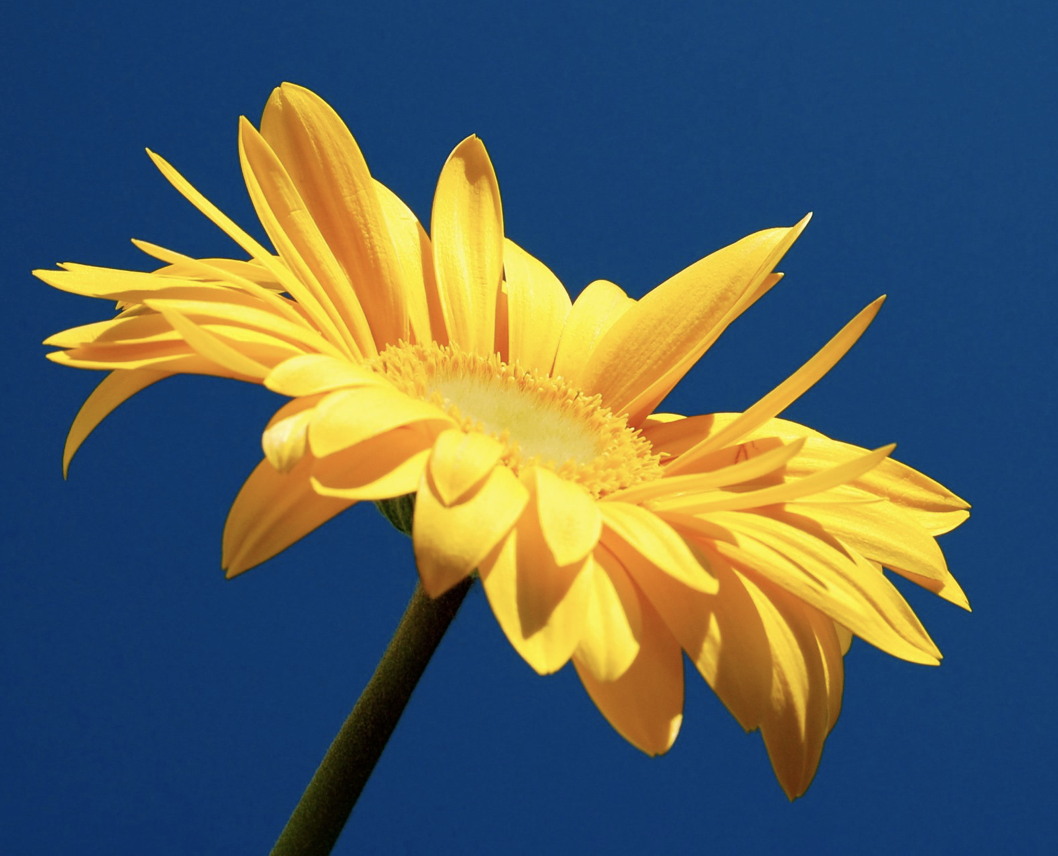
#> input picture images/amarilla.png, 1058 x 856 px, found by its file name
$ python cuadro.py
#> lines starting #> are read from the running program, lines starting #| are printed output that depends on the picture; after the words box and inside, x2 and y2 are one past the last pixel; in counts of white or black regions, pixels touching at a corner belong together
import cv2
import numpy as np
import random
import matplotlib.pyplot as plt

def crear_imgCuadradoEsquinaNegro(imagen_ruta: str):
    imagen = cv2.imread(imagen_ruta)
    imagen = cv2.cvtColor(imagen, cv2.COLOR_BGR2GRAY)
    # Dimensiones de la imagen
    alto, ancho = imagen.shape
    tamano = random.randint(10, ancho-10)
    esquinas = [(0, 0), (ancho - tamano, 0), (0, alto - tamano), (ancho - tamano, alto - tamano)]

    esquina_aleatoria = random.choice(esquinas)

    # Color aleatorio del cuadrado (en formato BGR)
    color = (random.randint(0, 255), random.randint(0, 255), random.randint(0, 255))

    # Dibujar el cuadrado en la imagen
    cv2.rectangle(imagen, esquina_aleatoria, (esquina_aleatoria[0] + tamano, esquina_aleatoria[1] + tamano), color, -1)
    return imagen

def crear_imgCentroBlanco(imagen_ruta: str):
    imagen = cv2.imread(imagen_ruta)
    imagen = cv2.cvtColor(imagen, cv2.COLOR_BGR2GRAY)
    imagen_centroBlanco = np.zeros_like(imagen, dtype=np.uint8)

    alto, ancho = imagen.shape

    x_cuadrado = ancho // 4
    y_cuadrado = alto // 4

    # Color del cuadrado (en formato BGR)
    cv2.rectangle(imagen_centroBlanco, (x_cuadrado, y_cuadrado), (3*x_cuadrado, 3*y_cuadrado), (255, 255, 255), -1)
    return imagen_centroBlanco

def multiplicar_imgEsquinaNegro(imagen_ruta: str):
    imagen = cv2.imread(imagen_ruta)
#> imagen is the input picture: shape (856, 1058, 3); mean B, G, R 94.7, 96.5, 84.2
    imagen = cv2.cvtColor(imagen, cv2.COLOR_BGR2GRAY)
#> imagen: shape (856, 1058)

    esquina = crear_imgCuadradoEsquinaNegro(imagen_ruta)
    cv2.namedWindow("esquina", cv2.WINDOW_NORMAL)
    cv2.imshow("esquina", esquina)
    cv2.waitKey(0)
    cv2.destroyAllWindows()
    return multiplicar(imagen, esquina)
#> after the loop in multiplicar, `for i in range(imagen1.shape[0]):`:
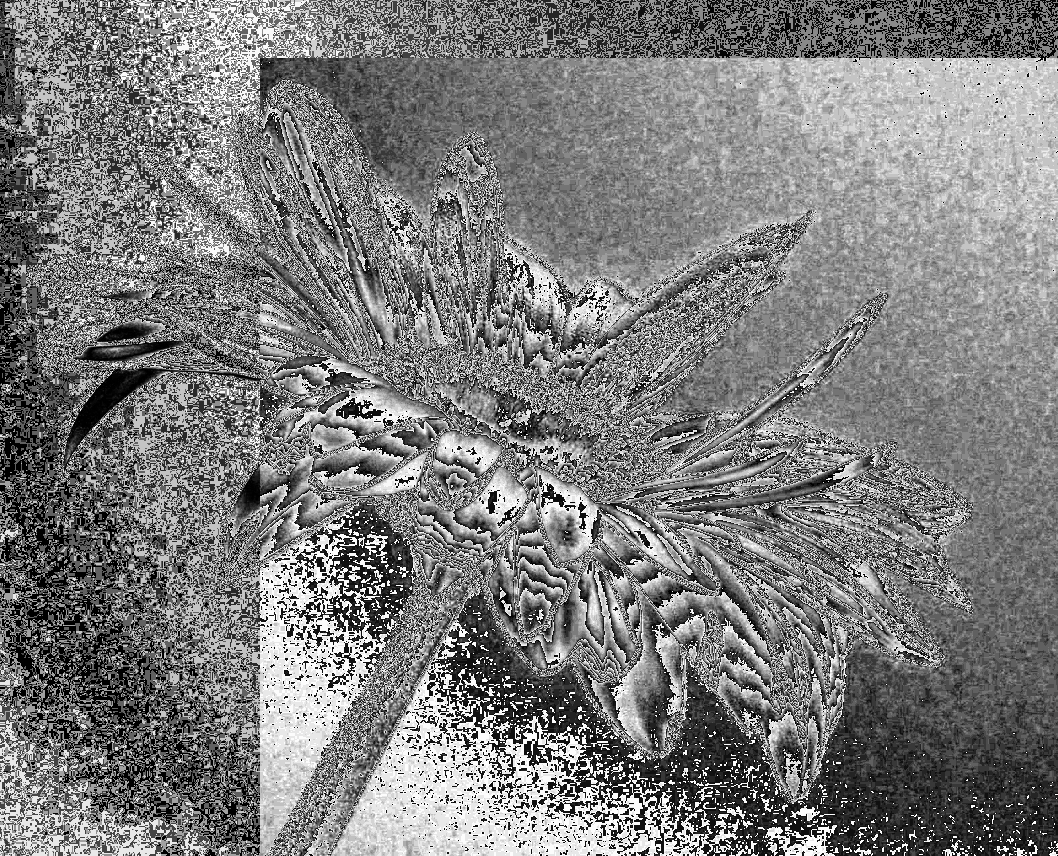
#> resultado: shape (856, 1058); min 0, max 252, mean 124.2
    return cv2.multiply(imagen, esquina)

def restar_imgCentroBlanco(imagen_ruta: str):
    imagen = cv2.imread(imagen_ruta)
    imagen = cv2.cvtColor(imagen, cv2.COLOR_BGR2GRAY)

    centro = crear_imgCentroBlanco(imagen_ruta)
#> in crear_imgCentroBlanco, `cv2.rectangle(imagen_centroBlanco, (x_cuadrado, y_cuadrado), (3*x_cuad..`:
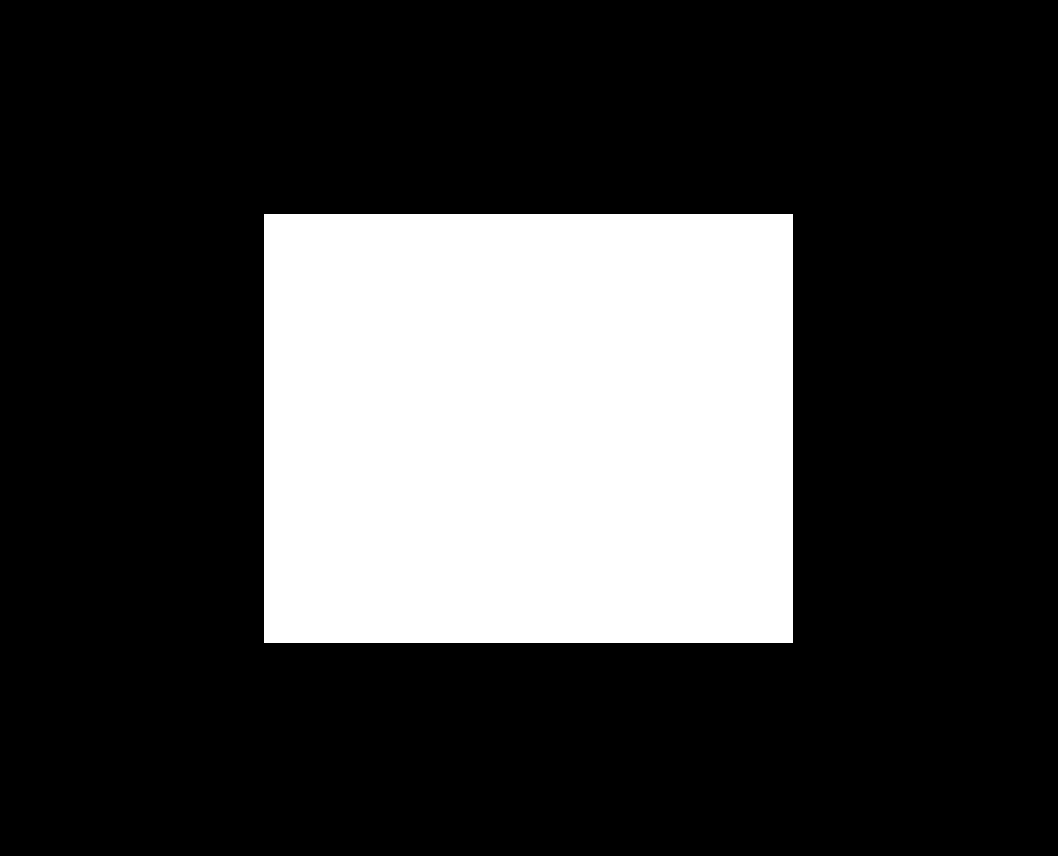
#> imagen_centroBlanco: shape (856, 1058); 25.1% white; 1 white region, box (x1, y1, x2, y2) and area: (264, 214, 793, 643) 226941
    return cv2.subtract(imagen, centro)

def crear_centro130_fondoAleatorio(imagen_ruta: str):
    imagen = cv2.imread(imagen_ruta)
    imagen = cv2.cvtColor(imagen, cv2.COLOR_BGR2GRAY)

    r = random.randint(0, 255)
    imagen_fondoBlanco_centroNegro = np.ones_like(imagen, dtype=np.uint8) * r
    largo, ancho = imagen.shape

    for i in range(largo//4, 3 * largo//4 ,1):
        for j in range(ancho//4, 3 * ancho//4, 1):
            imagen_fondoBlanco_centroNegro[i,j] = 130
    imagen_fondoBlanco_centroNegro = cv2.cvtColor(imagen_fondoBlanco_centroNegro, cv2.COLOR_GRAY2BGR)
    return imagen_fondoBlanco_centroNegro

def sumar_centro130(imagen_ruta: str):
    imagen = cv2.imread(imagen_ruta)

    imagen_fondoAleatorio_centro130 = crear_centro130_fondoAleatorio(imagen_ruta)
#> after the loop in crear_centro130_fondoAleatorio, `for i in range(largo//4, 3 * largo//4 ,1):`: imagen_fondoBlanco_centroNegro: shape (856, 1058); values 130 (black) and 207 (white), 75% white; 1 black region, box (x1, y1, x2, y2) and area: (264, 214, 793, 642) 226412

    return cv2.add(imagen, imagen_fondoAleatorio_centro130)
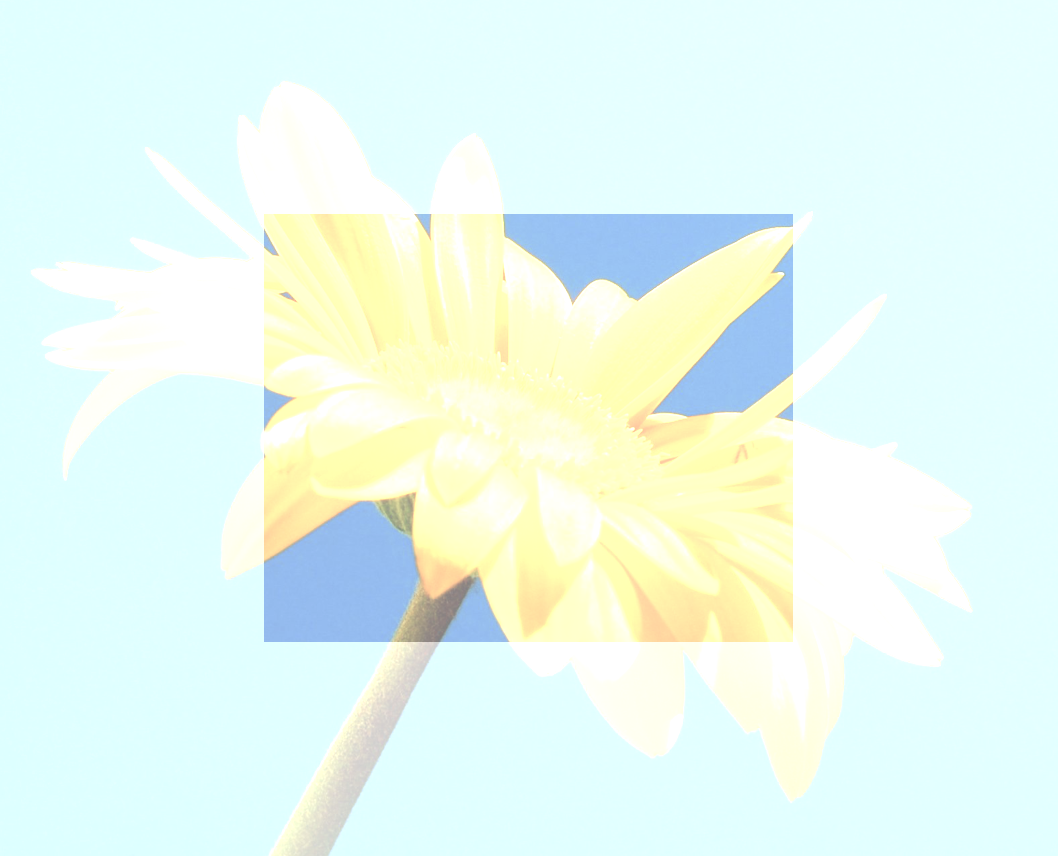
#> returned value: shape (856, 1058, 3); mean of channels 0, 1, 2 241.9, 250.6, 232.1; drawn as B, G, R

def crear_centroAleatorio_fondoNegro(imagen_ruta: str):
    imagen = cv2.imread(imagen_ruta)
    imagen = cv2.cvtColor(imagen, cv2.COLOR_BGR2GRAY)

    imagen_fondoBlanco_centroNegro = np.zeros_like(imagen, dtype=np.uint8)
    largo, ancho = imagen.shape

    for i in range(largo//4, 3 * largo//4 ,1):
        for j in range(ancho//4, 3 * ancho//4, 1):
            imagen_fondoBlanco_centroNegro[i,j] = random.randint(0, 255)
    imagen_fondoBlanco_centroNegro = cv2.cvtColor(imagen_fondoBlanco_centroNegro, cv2.COLOR_GRAY2BGR)
    return imagen_fondoBlanco_centroNegro

def restar_centroAleatorio_fondoNegro(imagen_ruta: str):
    imagen = cv2.imread(imagen_ruta)

    imagen_centroAleatorio_fondoNegro = crear_centroAleatorio_fondoNegro(imagen_ruta)
#> after the loop in crear_centroAleatorio_fondoNegro, `for i in range(largo//4, 3 * largo//4 ,1):`:
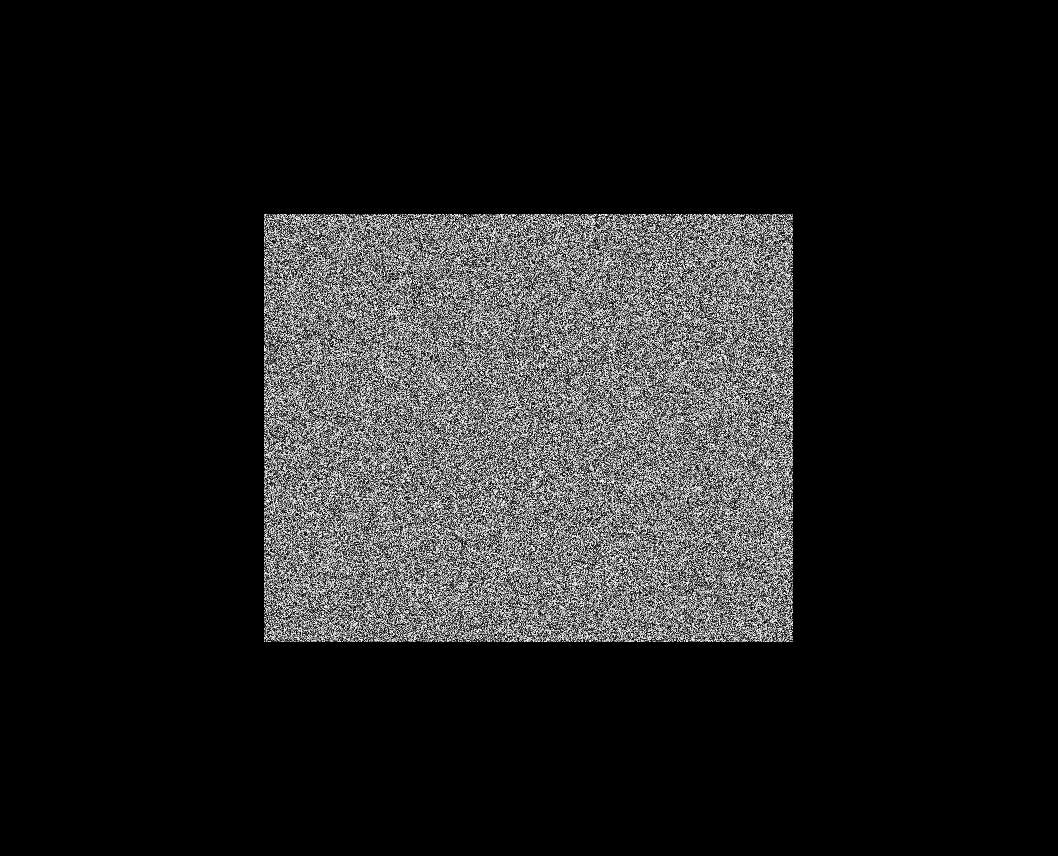
#> imagen_fondoBlanco_centroNegro: shape (856, 1058); min 0, max 255, mean 31.9

    return cv2.subtract(imagen, imagen_centroAleatorio_fondoNegro)

def multiplicar(imagen1, imagen2):
    # Crear una imagen vacía para el resultado
    resultado = np.zeros_like(imagen1)

    # Multiplicar las imágenes píxel a píxel y asegurarse de que estén en el rango de 0 a 255
    for i in range(imagen1.shape[0]):
        for j in range(imagen1.shape[1]):
            valor = imagen1[i, j] * imagen2[i, j]
            resultado[i, j] = valor

    return resultado

ruta_amarilla = "C:/Users/Hp245-User/Desktop/openCV/images/amarilla.png"

# Obtener resultados
resultado1 = multiplicar_imgEsquinaNegro(ruta_amarilla)
resultado2 = restar_imgCentroBlanco(ruta_amarilla)
resultado3 = sumar_centro130(ruta_amarilla)
resultado4 = restar_centroAleatorio_fondoNegro(ruta_amarilla)

# Mostrar los resultados en subplots
plt.figure(1)

plt.subplot(221)  # 4 filas, 1 columna, posición 1
plt.imshow(cv2.cvtColor(resultado1, cv2.COLOR_BGR2RGB))
plt.title("Imagen Esquina Negro")

plt.subplot(222)  # 4 filas, 1 columna, posición 2
plt.imshow(cv2.cvtColor(resultado2, cv2.COLOR_BGR2RGB))
plt.title("Imagen Centro Blanco")

plt.subplot(223)  # 4 filas, 1 columna, posición 3
plt.imshow(cv2.cvtColor(resultado3, cv2.COLOR_BGR2RGB))
plt.title("Centro 130 Fondo Aleatorio")

plt.subplot(224)  # 4 filas, 1 columna, posición 4
plt.imshow(cv2.cvtColor(resultado4, cv2.COLOR_BGR2RGB))
plt.title("Centro Aleatorio Fondo Negro")

plt.tight_layout()
plt.show()
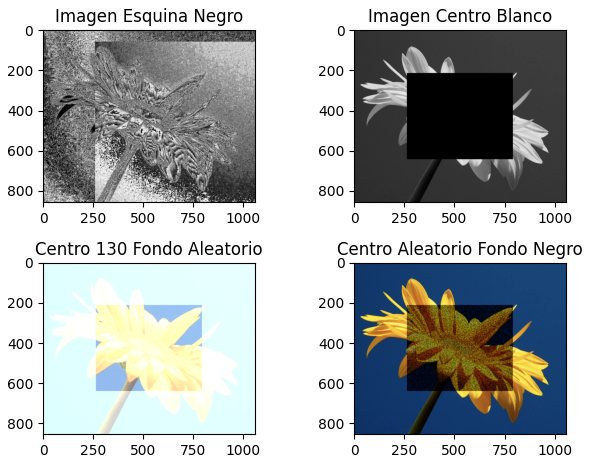
#> figure drawn by matplotlib, 4 panels

$ run again, with images/coins.png copied over images/amarilla.png
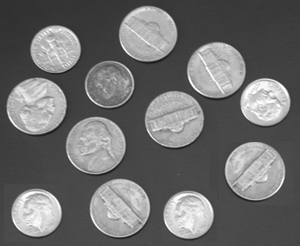
#> input picture images/coins.png, 300 x 246 px, found by its file name
#> in multiplicar_imgEsquinaNegro, imagen is the input picture: shape (246, 300, 3); min 23, max 255, mean 110.5
#> in crear_imgCentroBlanco, `cv2.rectangle(imagen_centroBlanco, (x_cuadrado, y_cuadrado), (3*x_cuad..`:
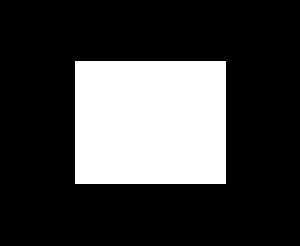
#> imagen_centroBlanco: shape (246, 300); 25.2% white; 1 white region, box (x1, y1, x2, y2) and area: (75, 61, 226, 184) 18573
#> `plt.show()`:
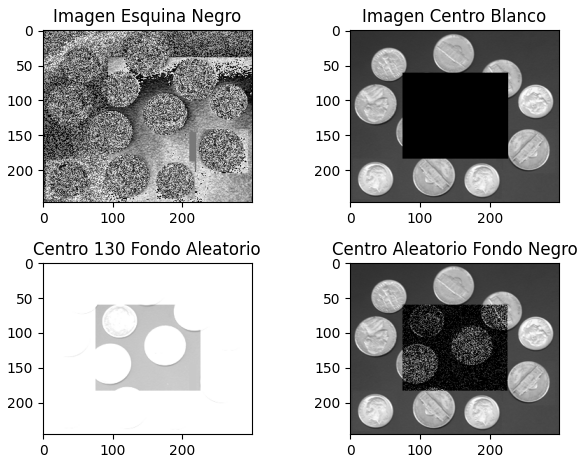
#> figure drawn by matplotlib, 4 panels
